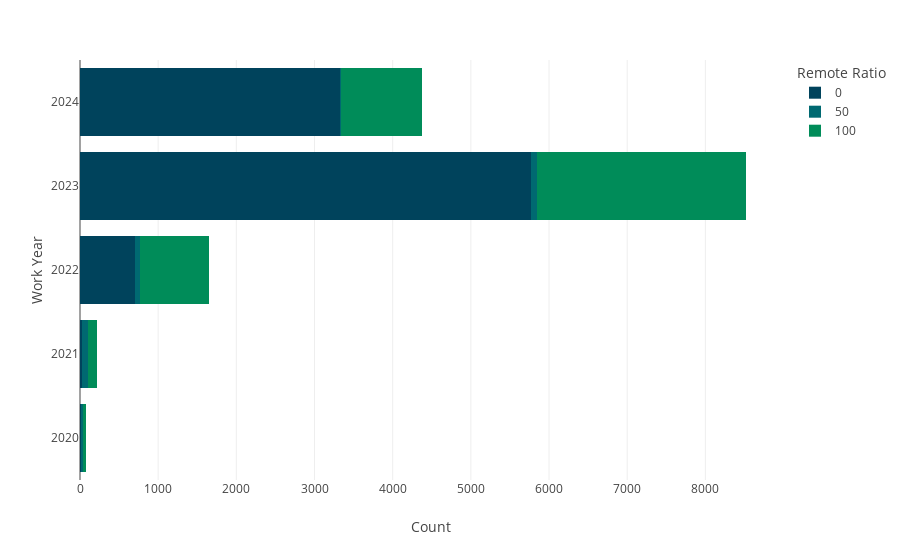

Here is the notebook cell this chart was saved with:
### Code cell
# Work Year and Remote Work Distribution

year_remote = job_salaries.groupby(['work_year','remote_ratio']).size().unstack()
year_remote_df = year_remote.reset_index()

x_columns = year_remote_df.columns[1:]

fig = px.bar(year_remote_df,y='work_year',x=x_columns,barmode='stack',orientation =  'h',color_discrete_sequence=['#00435c','#006971','#008c59'],labels={'work_year': 'Work Year', 'value': 'Count', 'variable': 'Remote Ratio'})

fig.show()

### Figure 1 — Plotly figure (JSON) as saved in the notebook; plotly's stock layout.template omitted (floating-point values rounded to 4 significant figures)
{"data": [{"alignmentgroup": "True", "hovertemplate": "Remote Ratio=0<br>Count=%{x}<br>Work Year=%{y}<extra></extra>", "legendgroup": "0", "marker": {"color": "#00435c", "pattern": {"shape": ""}}, "name": "0", "offsetgroup": "0", "orientation": "h", "showlegend": true, "textposition": "auto", "type": "bar", "x": [18, 29, 709, 5775, 3322], "xaxis": "x", "y": [2020, 2021, 2022, 2023, 2024], "yaxis": "y"}, {"alignmentgroup": "True", "hovertemplate": "Remote Ratio=50<br>Count=%{x}<br>Work Year=%{y}<extra></extra>", "legendgroup": "50", "marker": {"color": "#006971", "pattern": {"shape": ""}}, "name": "50", "offsetgroup": "50", "orientation": "h", "showlegend": true, "textposition": "auto", "type": "bar", "x": [21, 73, 61, 72, 21], "xaxis": "x", "y": [2020, 2021, 2022, 2023, 2024], "yaxis": "y"}, {"alignmentgroup": "True", "hovertemplate": "Remote Ratio=100<br>Count=%{x}<br>Work Year=%{y}<extra></extra>", "legendgroup": "100", "marker": {"color": "#008c59", "pattern": {"shape": ""}}, "name": "100", "offsetgroup": "100", "orientation": "h", "showlegend": true, "textposition": "auto", "type": "bar", "x": [36, 116, 882, 2672, 1031], "xaxis": "x", "y": [2020, 2021, 2022, 2023, 2024], "yaxis": "y"}], "layout": {"barmode": "stack", "legend": {"title": {"text": "Remote Ratio"}, "tracegroupgap": 0}, "margin": {"t": 60}, "xaxis": {"anchor": "y", "domain": [0, 1], "title": {"text": "Count"}}, "yaxis": {"anchor": "x", "domain": [0, 1], "title": {"text": "Work Year"}}}}
